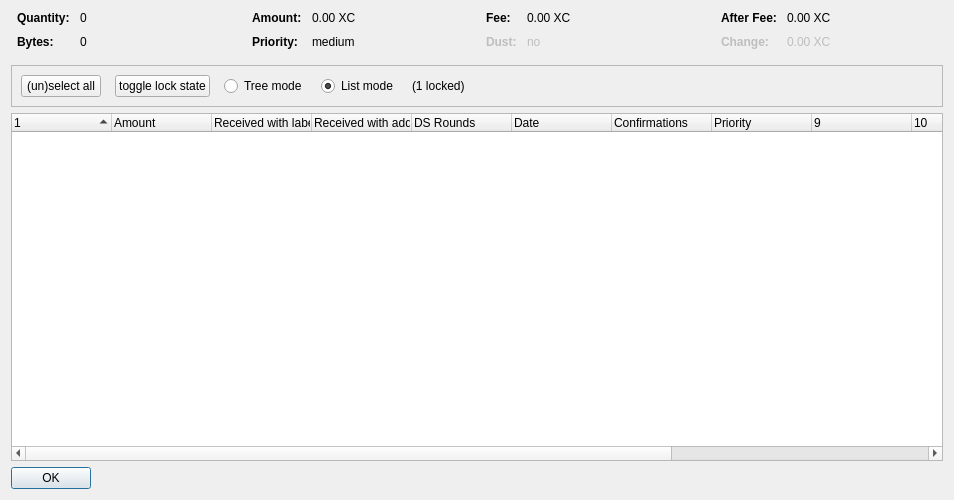
<?xml version="1.0" encoding="UTF-8"?>
<ui version="4.0">
 <class>CoinControlDialog</class>
 <widget class="QDialog" name="CoinControlDialog">
  <property name="geometry">
   <rect>
    <x>0</x>
    <y>0</y>
    <width>954</width>
    <height>500</height>
   </rect>
  </property>
  <property name="windowTitle">
   <string>Coin Selection</string>
  </property>
  <layout class="QVBoxLayout" name="verticalLayout">
   <item>
    <layout class="QHBoxLayout" name="horizontalLayoutTop" stretch="0,0,0,0">
     <property name="topMargin">
      <number>0</number>
     </property>
     <property name="bottomMargin">
      <number>10</number>
     </property>
     <item>
      <layout class="QFormLayout" name="formLayoutCoinControl1">
       <property name="horizontalSpacing">
        <number>10</number>
       </property>
       <property name="verticalSpacing">
        <number>10</number>
       </property>
       <property name="leftMargin">
        <number>6</number>
       </property>
       <property name="rightMargin">
        <number>6</number>
       </property>
       <item row="0" column="0">
        <widget class="QLabel" name="labelCoinControlQuantityText">
         <property name="font">
          <font>
           <weight>75</weight>
           <bold>true</bold>
          </font>
         </property>
         <property name="text">
          <string>Quantity:</string>
         </property>
        </widget>
       </item>
       <item row="0" column="1">
        <widget class="QLabel" name="labelCoinControlQuantity">
         <property name="cursor">
          <cursorShape>IBeamCursor</cursorShape>
         </property>
         <property name="contextMenuPolicy">
          <enum>Qt::ActionsContextMenu</enum>
         </property>
         <property name="text">
          <string notr="true">0</string>
         </property>
         <property name="textInteractionFlags">
          <set>Qt::LinksAccessibleByMouse|Qt::TextSelectableByKeyboard|Qt::TextSelectableByMouse</set>
         </property>
        </widget>
       </item>
       <item row="1" column="0">
        <widget class="QLabel" name="labelCoinControlBytesText">
         <property name="font">
          <font>
           <weight>75</weight>
           <bold>true</bold>
          </font>
         </property>
         <property name="text">
          <string>Bytes:</string>
         </property>
        </widget>
       </item>
       <item row="1" column="1">
        <widget class="QLabel" name="labelCoinControlBytes">
         <property name="cursor">
          <cursorShape>IBeamCursor</cursorShape>
         </property>
         <property name="contextMenuPolicy">
          <enum>Qt::ActionsContextMenu</enum>
         </property>
         <property name="text">
          <string notr="true">0</string>
         </property>
         <property name="textInteractionFlags">
          <set>Qt::LinksAccessibleByMouse|Qt::TextSelectableByKeyboard|Qt::TextSelectableByMouse</set>
         </property>
        </widget>
       </item>
      </layout>
     </item>
     <item>
      <layout class="QFormLayout" name="formLayoutCoinControl2">
       <property name="horizontalSpacing">
        <number>10</number>
       </property>
       <property name="verticalSpacing">
        <number>10</number>
       </property>
       <property name="leftMargin">
        <number>6</number>
       </property>
       <property name="rightMargin">
        <number>6</number>
       </property>
       <item row="0" column="0">
        <widget class="QLabel" name="labelCoinControlAmountText">
         <property name="font">
          <font>
           <weight>75</weight>
           <bold>true</bold>
          </font>
         </property>
         <property name="text">
          <string>Amount:</string>
         </property>
        </widget>
       </item>
       <item row="0" column="1">
        <widget class="QLabel" name="labelCoinControlAmount">
         <property name="cursor">
          <cursorShape>IBeamCursor</cursorShape>
         </property>
         <property name="contextMenuPolicy">
          <enum>Qt::ActionsContextMenu</enum>
         </property>
         <property name="text">
          <string notr="true">0.00 XC</string>
         </property>
         <property name="textInteractionFlags">
          <set>Qt::LinksAccessibleByMouse|Qt::TextSelectableByKeyboard|Qt::TextSelectableByMouse</set>
         </property>
        </widget>
       </item>
       <item row="1" column="0">
        <widget class="QLabel" name="labelCoinControlPriorityText">
         <property name="font">
          <font>
           <weight>75</weight>
           <bold>true</bold>
          </font>
         </property>
         <property name="text">
          <string>Priority:</string>
         </property>
        </widget>
       </item>
       <item row="1" column="1">
        <widget class="QLabel" name="labelCoinControlPriority">
         <property name="cursor">
          <cursorShape>IBeamCursor</cursorShape>
         </property>
         <property name="contextMenuPolicy">
          <enum>Qt::ActionsContextMenu</enum>
         </property>
         <property name="text">
          <string>medium</string>
         </property>
         <property name="textInteractionFlags">
          <set>Qt::LinksAccessibleByMouse|Qt::TextSelectableByKeyboard|Qt::TextSelectableByMouse</set>
         </property>
        </widget>
       </item>
      </layout>
     </item>
     <item>
      <layout class="QFormLayout" name="formLayoutCoinControl3">
       <property name="horizontalSpacing">
        <number>10</number>
       </property>
       <property name="verticalSpacing">
        <number>10</number>
       </property>
       <property name="leftMargin">
        <number>6</number>
       </property>
       <property name="rightMargin">
        <number>6</number>
       </property>
       <item row="0" column="0">
        <widget class="QLabel" name="labelCoinControlFeeText">
         <property name="font">
          <font>
           <weight>75</weight>
           <bold>true</bold>
          </font>
         </property>
         <property name="text">
          <string>Fee:</string>
         </property>
        </widget>
       </item>
       <item row="0" column="1">
        <widget class="QLabel" name="labelCoinControlFee">
         <property name="cursor">
          <cursorShape>IBeamCursor</cursorShape>
         </property>
         <property name="contextMenuPolicy">
          <enum>Qt::ActionsContextMenu</enum>
         </property>
         <property name="text">
          <string notr="true">0.00 XC</string>
         </property>
         <property name="textInteractionFlags">
          <set>Qt::LinksAccessibleByMouse|Qt::TextSelectableByKeyboard|Qt::TextSelectableByMouse</set>
         </property>
        </widget>
       </item>
       <item row="1" column="0">
        <widget class="QLabel" name="labelCoinControlLowOutputText">
         <property name="enabled">
          <bool>false</bool>
         </property>
         <property name="font">
          <font>
           <weight>75</weight>
           <bold>true</bold>
          </font>
         </property>
         <property name="text">
          <string>Dust:</string>
         </property>
        </widget>
       </item>
       <item row="1" column="1">
        <widget class="QLabel" name="labelCoinControlLowOutput">
         <property name="enabled">
          <bool>false</bool>
         </property>
         <property name="cursor">
          <cursorShape>IBeamCursor</cursorShape>
         </property>
         <property name="contextMenuPolicy">
          <enum>Qt::ActionsContextMenu</enum>
         </property>
         <property name="text">
          <string>no</string>
         </property>
         <property name="textInteractionFlags">
          <set>Qt::LinksAccessibleByMouse|Qt::TextSelectableByKeyboard|Qt::TextSelectableByMouse</set>
         </property>
        </widget>
       </item>
      </layout>
     </item>
     <item>
      <layout class="QFormLayout" name="formLayoutCoinControl4">
       <property name="horizontalSpacing">
        <number>10</number>
       </property>
       <property name="verticalSpacing">
        <number>10</number>
       </property>
       <property name="leftMargin">
        <number>6</number>
       </property>
       <property name="rightMargin">
        <number>6</number>
       </property>
       <item row="0" column="0">
        <widget class="QLabel" name="labelCoinControlAfterFeeText">
         <property name="font">
          <font>
           <weight>75</weight>
           <bold>true</bold>
          </font>
         </property>
         <property name="text">
          <string>After Fee:</string>
         </property>
        </widget>
       </item>
       <item row="0" column="1">
        <widget class="QLabel" name="labelCoinControlAfterFee">
         <property name="cursor">
          <cursorShape>IBeamCursor</cursorShape>
         </property>
         <property name="contextMenuPolicy">
          <enum>Qt::ActionsContextMenu</enum>
         </property>
         <property name="text">
          <string notr="true">0.00 XC</string>
         </property>
         <property name="textInteractionFlags">
          <set>Qt::LinksAccessibleByMouse|Qt::TextSelectableByKeyboard|Qt::TextSelectableByMouse</set>
         </property>
        </widget>
       </item>
       <item row="1" column="0">
        <widget class="QLabel" name="labelCoinControlChangeText">
         <property name="enabled">
          <bool>false</bool>
         </property>
         <property name="font">
          <font>
           <weight>75</weight>
           <bold>true</bold>
          </font>
         </property>
         <property name="text">
          <string>Change:</string>
         </property>
        </widget>
       </item>
       <item row="1" column="1">
        <widget class="QLabel" name="labelCoinControlChange">
         <property name="enabled">
          <bool>false</bool>
         </property>
         <property name="cursor">
          <cursorShape>IBeamCursor</cursorShape>
         </property>
         <property name="contextMenuPolicy">
          <enum>Qt::ActionsContextMenu</enum>
         </property>
         <property name="text">
          <string notr="true">0.00 XC</string>
         </property>
         <property name="textInteractionFlags">
          <set>Qt::LinksAccessibleByMouse|Qt::TextSelectableByKeyboard|Qt::TextSelectableByMouse</set>
         </property>
        </widget>
       </item>
      </layout>
     </item>
    </layout>
   </item>
   <item>
    <widget class="QFrame" name="frame">
     <property name="minimumSize">
      <size>
       <width>0</width>
       <height>40</height>
      </size>
     </property>
     <property name="frameShape">
      <enum>QFrame::StyledPanel</enum>
     </property>
     <property name="frameShadow">
      <enum>QFrame::Sunken</enum>
     </property>
     <layout class="QHBoxLayout" name="horizontalLayout">
      <item>
       <layout class="QHBoxLayout" name="horizontalLayoutPanel" stretch="0,0,0,0,0,0">
        <property name="spacing">
         <number>14</number>
        </property>
        <item>
         <widget class="QPushButton" name="pushButtonSelectAll">
          <property name="sizePolicy">
           <sizepolicy hsizetype="Maximum" vsizetype="Fixed">
            <horstretch>0</horstretch>
            <verstretch>0</verstretch>
           </sizepolicy>
          </property>
          <property name="text">
           <string>(un)select all</string>
          </property>
          <property name="autoDefault">
           <bool>false</bool>
          </property>
         </widget>
        </item>
        <item>
         <widget class="QPushButton" name="pushButtonToggleLock">
          <property name="sizePolicy">
           <sizepolicy hsizetype="Maximum" vsizetype="Fixed">
            <horstretch>0</horstretch>
            <verstretch>0</verstretch>
           </sizepolicy>
          </property>
          <property name="text">
           <string>toggle lock state</string>
          </property>
          <property name="autoDefault">
           <bool>false</bool>
          </property>
         </widget>
        </item>
        <item>
         <widget class="QRadioButton" name="radioTreeMode">
          <property name="sizePolicy">
           <sizepolicy hsizetype="Maximum" vsizetype="Fixed">
            <horstretch>0</horstretch>
            <verstretch>0</verstretch>
           </sizepolicy>
          </property>
          <property name="text">
           <string>Tree mode</string>
          </property>
         </widget>
        </item>
        <item>
         <widget class="QRadioButton" name="radioListMode">
          <property name="sizePolicy">
           <sizepolicy hsizetype="Maximum" vsizetype="Fixed">
            <horstretch>0</horstretch>
            <verstretch>0</verstretch>
           </sizepolicy>
          </property>
          <property name="text">
           <string>List mode</string>
          </property>
          <property name="checked">
           <bool>true</bool>
          </property>
         </widget>
        </item>
        <item>
         <widget class="QLabel" name="labelLocked">
          <property name="text">
           <string>(1 locked)</string>
          </property>
         </widget>
        </item>
        <item>
         <spacer name="horizontalSpacer">
          <property name="orientation">
           <enum>Qt::Horizontal</enum>
          </property>
          <property name="sizeHint" stdset="0">
           <size>
            <width>40</width>
            <height>20</height>
           </size>
          </property>
         </spacer>
        </item>
       </layout>
      </item>
     </layout>
    </widget>
   </item>
   <item>
    <widget class="CoinControlTreeWidget" name="treeWidget">
     <property name="contextMenuPolicy">
      <enum>Qt::CustomContextMenu</enum>
     </property>
     <property name="sortingEnabled">
      <bool>false</bool>
     </property>
     <property name="columnCount">
      <number>13</number>
     </property>
     <attribute name="headerShowSortIndicator" stdset="0">
      <bool>true</bool>
     </attribute>
     <attribute name="headerStretchLastSection">
      <bool>false</bool>
     </attribute>
     <column>
      <property name="text">
       <string/>
      </property>
     </column>
     <column>
      <property name="text">
       <string>Amount</string>
      </property>
     </column>
     <column>
      <property name="text">
       <string>Received with label</string>
      </property>
     </column>
     <column>
      <property name="text">
       <string>Received with address</string>
      </property>
     </column>
     <column>
      <property name="text">
       <string>DS Rounds</string>
      </property>
     </column>
     <column>
      <property name="text">
       <string>Date</string>
      </property>
     </column>
     <column>
      <property name="text">
       <string>Confirmations</string>
      </property>
      <property name="toolTip">
       <string>Confirmed</string>
      </property>
     </column>
     <column>
      <property name="text">
       <string>Priority</string>
      </property>
     </column>
     <column>
      <property name="text">
       <string/>
      </property>
     </column>
     <column>
      <property name="text">
       <string/>
      </property>
     </column>
     <column>
      <property name="text">
       <string/>
      </property>
     </column>
     <column>
      <property name="text">
       <string/>
      </property>
     </column>
     <column>
      <property name="text">
       <string/>
      </property>
     </column>
    </widget>
   </item>
   <item>
    <widget class="QDialogButtonBox" name="buttonBox">
     <property name="sizePolicy">
      <sizepolicy hsizetype="Maximum" vsizetype="Fixed">
       <horstretch>0</horstretch>
       <verstretch>0</verstretch>
      </sizepolicy>
     </property>
     <property name="orientation">
      <enum>Qt::Horizontal</enum>
     </property>
     <property name="standardButtons">
      <set>QDialogButtonBox::Ok</set>
     </property>
    </widget>
   </item>
  </layout>
 </widget>
 <customwidgets>
  <customwidget>
   <class>CoinControlTreeWidget</class>
   <extends>QTreeWidget</extends>
   <header>coincontroltreewidget.h</header>
  </customwidget>
 </customwidgets>
 <resources/>
 <connections/>
</ui>
